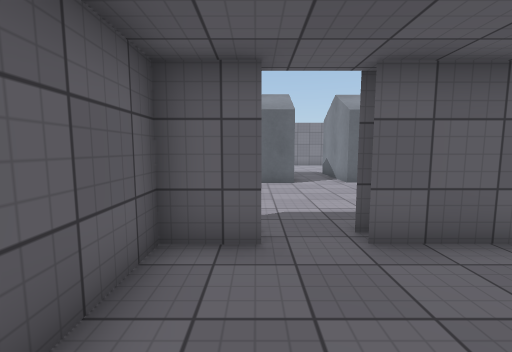
[1] (above)

21 first-person views from a walk through a 3-D level made in the Unity game engine. The camera is 1.4 m above the floor, tilts 6° down and sees 90° across. The floor is counted in squares, 1 m on a side. Each view is taken from the middle of a square. On the plan, view 1 faces up. The plan holds only what a view shows up to about 13 squares ahead; the rest is blank. The place goes on beyond the plan. The player is left out. Some animated figures are not drawn. Surface patterns are stand-ins for the level's own textures.

[2]
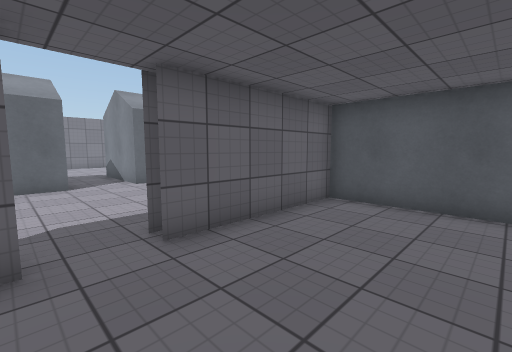

[3]
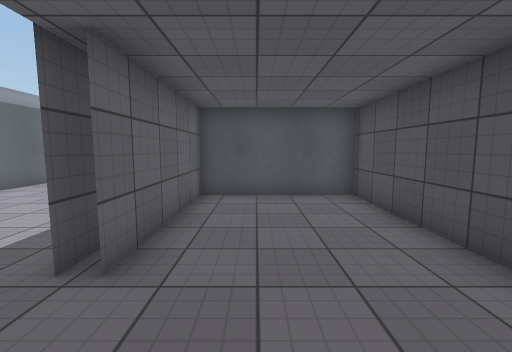

[4]
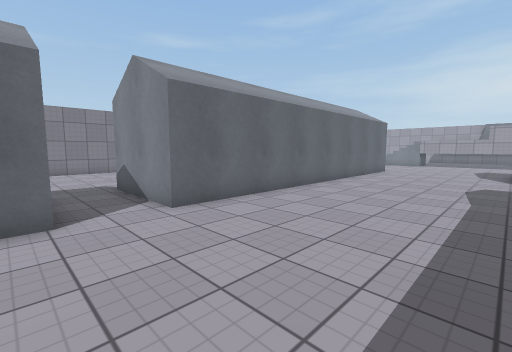

[5]
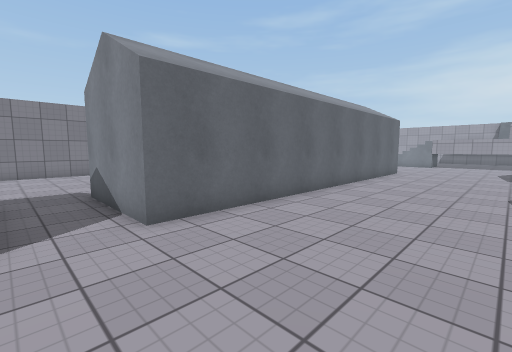

[6]
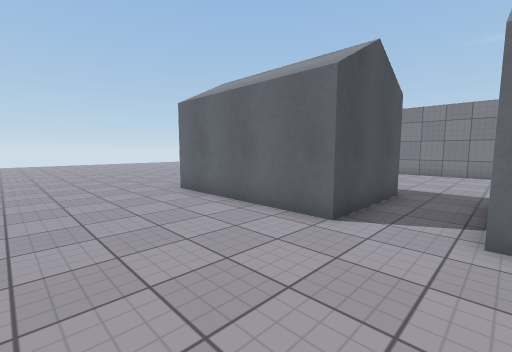

[7]
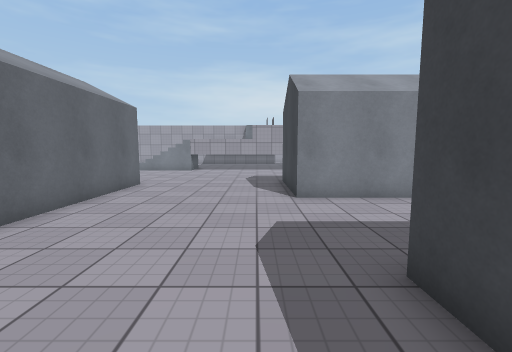

[8]
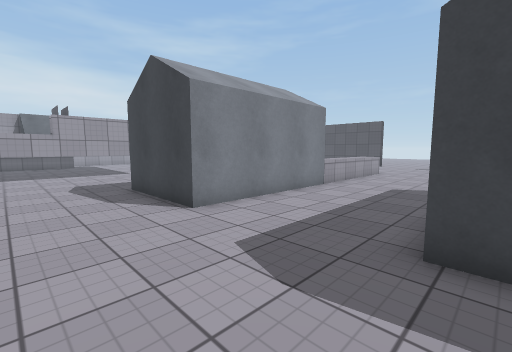

[9]
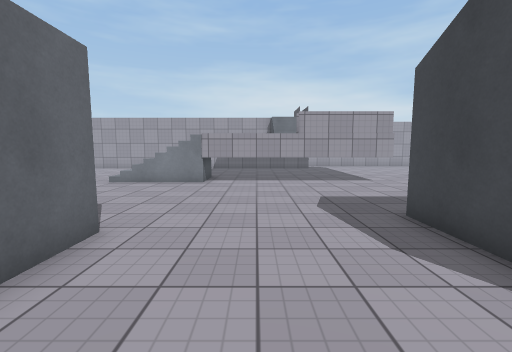

[10]
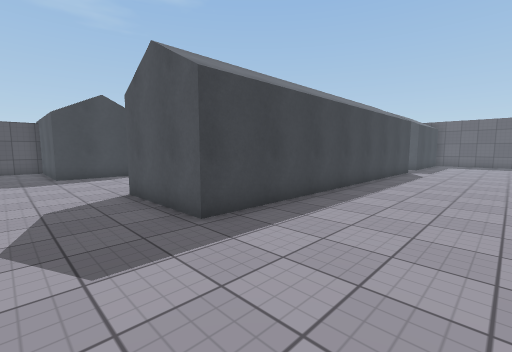

[11]
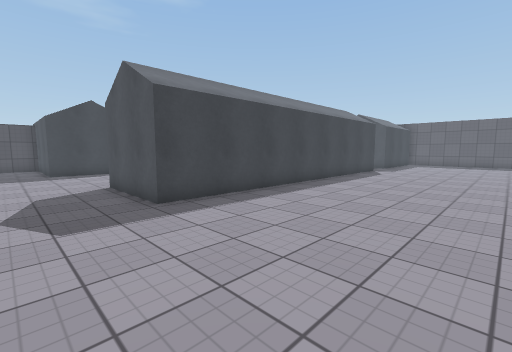

[12]
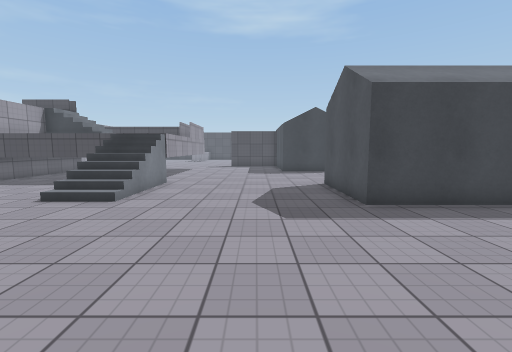

[13]
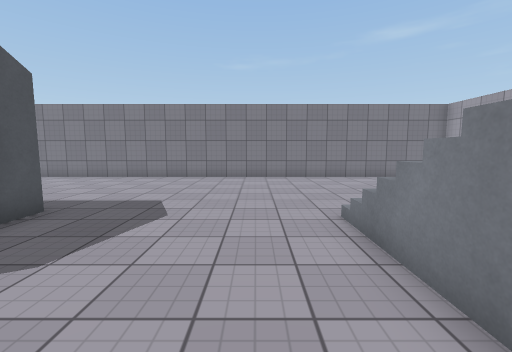

[14]
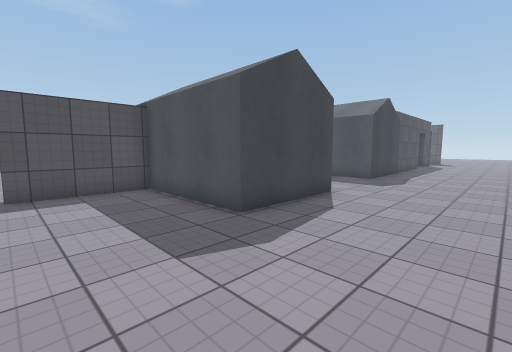

[15]
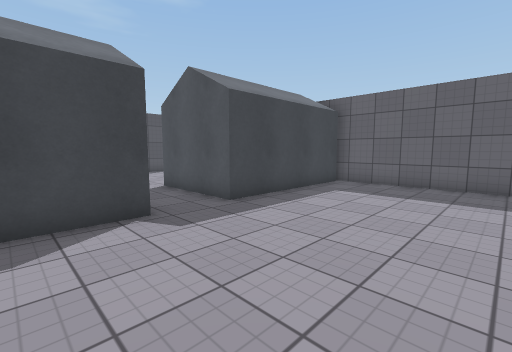

[16]
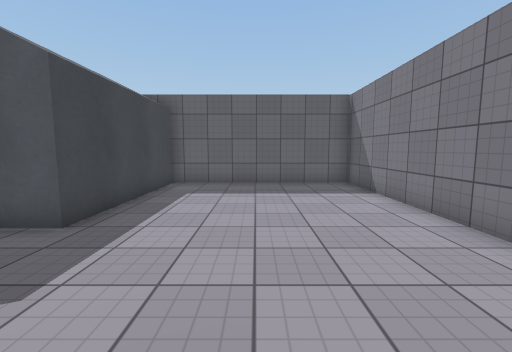

[17]
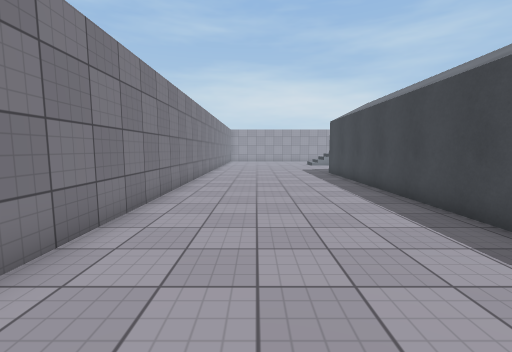

[18]
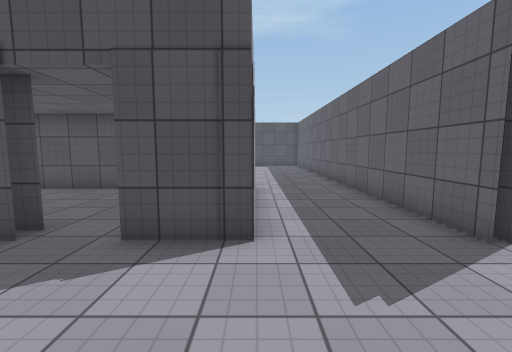

[19]
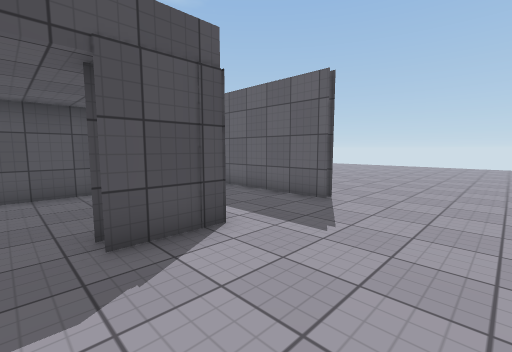

[20]
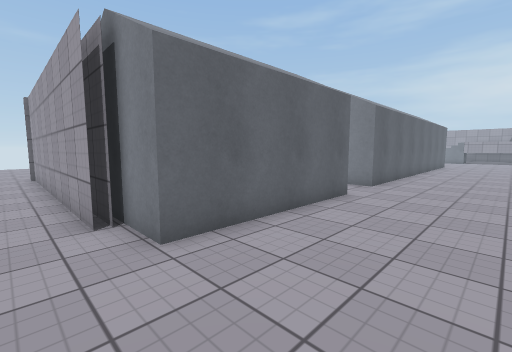

[21]
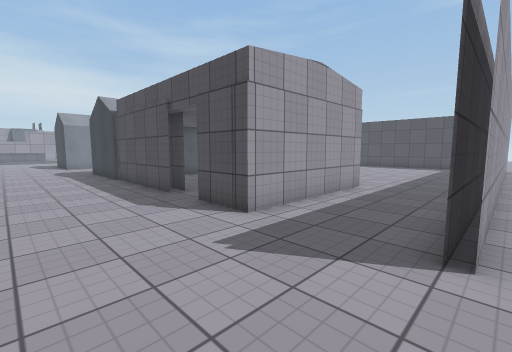

### Floor plan
Key: @ floor where view 1 was taken; # wall or solid block; . main floor; : floor 2 m higher than the main floor; / step, stairs or slope; = window, fence, low wall or low ledge; ^ raised ledge; H house.
Columns run from 6 left of view 1 to 28 right of it. Each row starts with its distance up from view 1.
 22 .##################################
 21 .#.................................
 20 .#.................................
 19 .#.................................
 18 .#................................
 17 .#...............................
 16 .#...............................
 15 .#........HHHHHHHHHHHHHHH.........
 14 .#HHHHHH..HHH HHHHHHHHHHH......///.
 13 .#HHHHHH..HHHHHHHHHHHHHHH......=//.
 12 .#HHHHHH..HHHHHHHHHHHHHHH......=//.
 11 ..HHHHHH..HHHHHHHHHHHHHHH......#/
 10 ...............................:
  9 ...............................
  8 ...............................
  7 ...............................:
  6 ...............................#
  5 ......................HHHH.....=
  4 #...###.#####HHHHH...HHHHH.....=
  3 #...#........H  HH...HHHHH.....#
  2 #...#........H    ...HHHHH.....#
  1 #...#........H    ...HHHHH....
  0 #...#.@......H    ...HHHHH####
 -1 #...#########H    ...HHH H
 -2 #....             ...^
 -3 #....             ...^^
 -4 #.....            ...^
 -5 #.....             ..^
 -6 # ...              ..
 -7 # ..
 -8 #

Where each view was taken, in squares from view 1:
view 1: 0 up, 0 right, facing up
view 2: 0 up, 0 right, facing up-right
view 3: 2 up, 1 left, facing right
view 4: 5 up, 1 right, facing up-right
view 5: 6 up, 2 right, facing up-right
view 6: 6 up, 4 right, facing up-left
view 7: 6 up, 8 right, facing right
view 8: 8 up, 10 right, facing down-right
view 9: 8 up, 14 right, facing right
view 10: 19 up, 21 right, facing down-left
view 11: 21 up, 21 right, facing down-left
view 12: 21 up, 21 right, facing down
view 13: 9 up, 23 right, facing up
view 14: 9 up, 23 right, facing down-left
view 15: 20 up, 6 right, facing down-left
view 16: 18 up, 6 right, facing left
view 17: 19 up, 3 right, facing right
view 18: 8 up, 2 left, facing down
view 19: 8 up, 1 right, facing down-left
view 20: 7 up, 6 left, facing up-right
view 21: 8 up, 6 left, facing down-right
